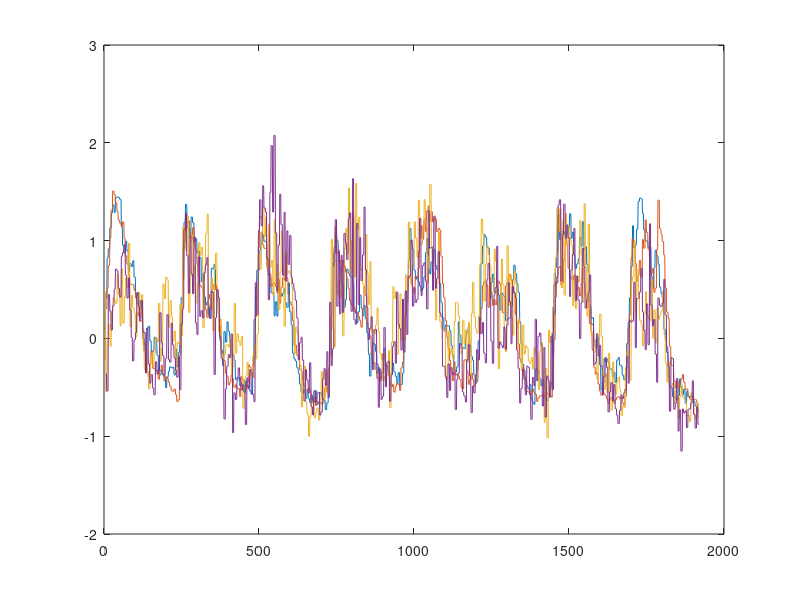
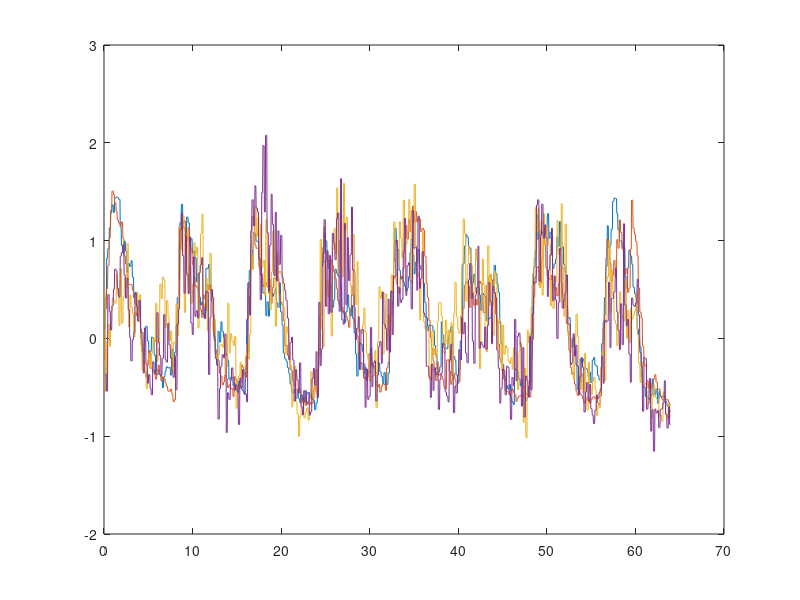
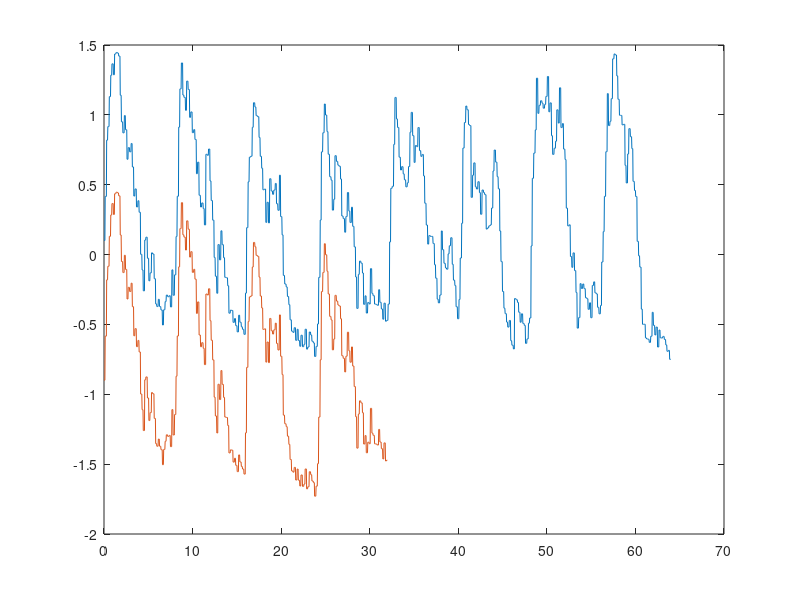
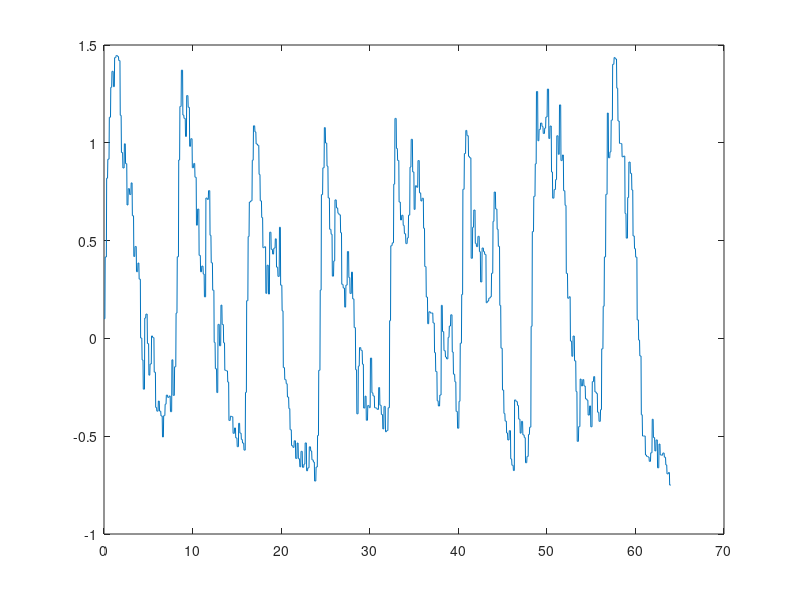

The MATLAB source for these figures, in order: (Note: this script raises an error after producing the figures.)
% clears the existing variables in the workspace 
clear;

% will load as variable cellResps, because I gave it that name when I
% saved the data
load('Data/sampleData.mat');

%% what variables do we have in the workspace?
whos

%% how big is the data? 
help size
size(cellResps)   % a 1920 x 4 matrix (1920 timepoints, 4 cells)

%% plot the data from all the cells
figure;
plot(cellResps);

%% create a time vector and plot
fs = 30; % Hz
numpts = size(cellResps,1); 
time = linspace(0,numpts./fs,numpts);
figure,
plot(time, cellResps);

%% plot the data from the first cell
firstCellData = cellResps(:, 1);

% firstCellData is a 1920 x 1 vector (1920 time points, 1 cell)
size(firstCellData)
figure; plot(time, firstCellData);

%% on the same plot, plot the first half of the data
% subtract 1 so we can see the two data sets

halfLen = length(firstCellData)/2;

hold on;  % to plot of the same figure
plot(time(1:halfLen),firstCellData(1:halfLen)-1);


%% introducing the for loop: plot the data from cells 1, 2, 4
for i = [1 2 4]
   figure;
   plot(time, cellResps(:, i)); 
end

%% plot the data in the same figure
figure;
for i = [1 2 4]
   hold on;
   plot(time, cellResps(:, i)); 
end

%% store names for a legend in a "cell array"
legendLabelsFull = {'Neuron 1','Neuron 2','Neuron 3','Neuron 4'};  
legendLabelsFull{3}   % to access each cell, use curly braces
% this is annoying to write out for every cell. Instead, we make the legendLabels as we go. 

%% label the data
figure;
legendLabels = cell(3, 1);  % initialize 
j = 1;
for i = [1 2 4]
   hold on;
   plot(time, cellResps(:, i));
   legendLabels{j} = ['Neuron ' num2str(i)];   
   j = j+1;
end
legend(legendLabels);
xlabel('Time');
ylabel('Response');

%% we want to take the average of activity for each cell
help mean

%% call a built in matlab function on the data
dataMean = mean(cellResps, 'omitnan')
sizeDataMean = size(dataMean)
% This mean gives 4 values - must be the average across rows. 

%% But what if we want the mean trace (mean of 4 cells over all 1920 values)?

dataMean = mean(cellResps, 2, 'omitnan');
sizeDataMean = size(dataMean)  % Now we have a 1920 x 1 vector
figure; 
plot(time,dataMean)

%% What if we want to plot both the activity and the histogram showing the distribution of activity?  We can make our own plotting function

neuronNum = 2;   % cell we want to plot

plotData(time, cellResps(:,neuronNum), legendLabelsFull{neuronNum})

%% Exercises

% 1) create a loop to plot all 4 cells using your plotData function
% 2) change the color of the plots
% 3) instead of a loop, plot all 4 cells in subplots
% 4) what is the minimum activity in cell 1? 
% 5) what is the maximum activity of all cells?
% 6) find number of points above 1 for each cell


